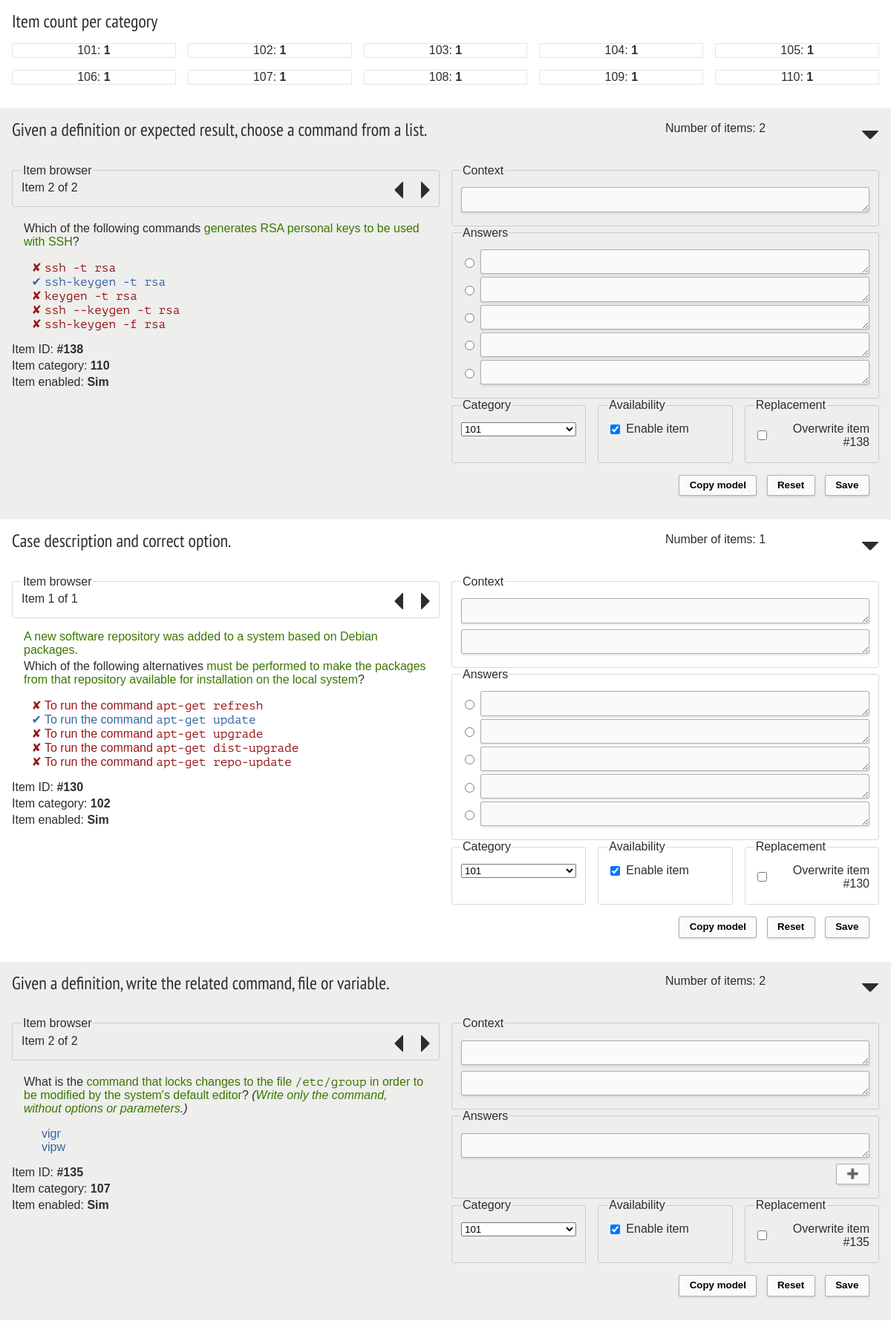
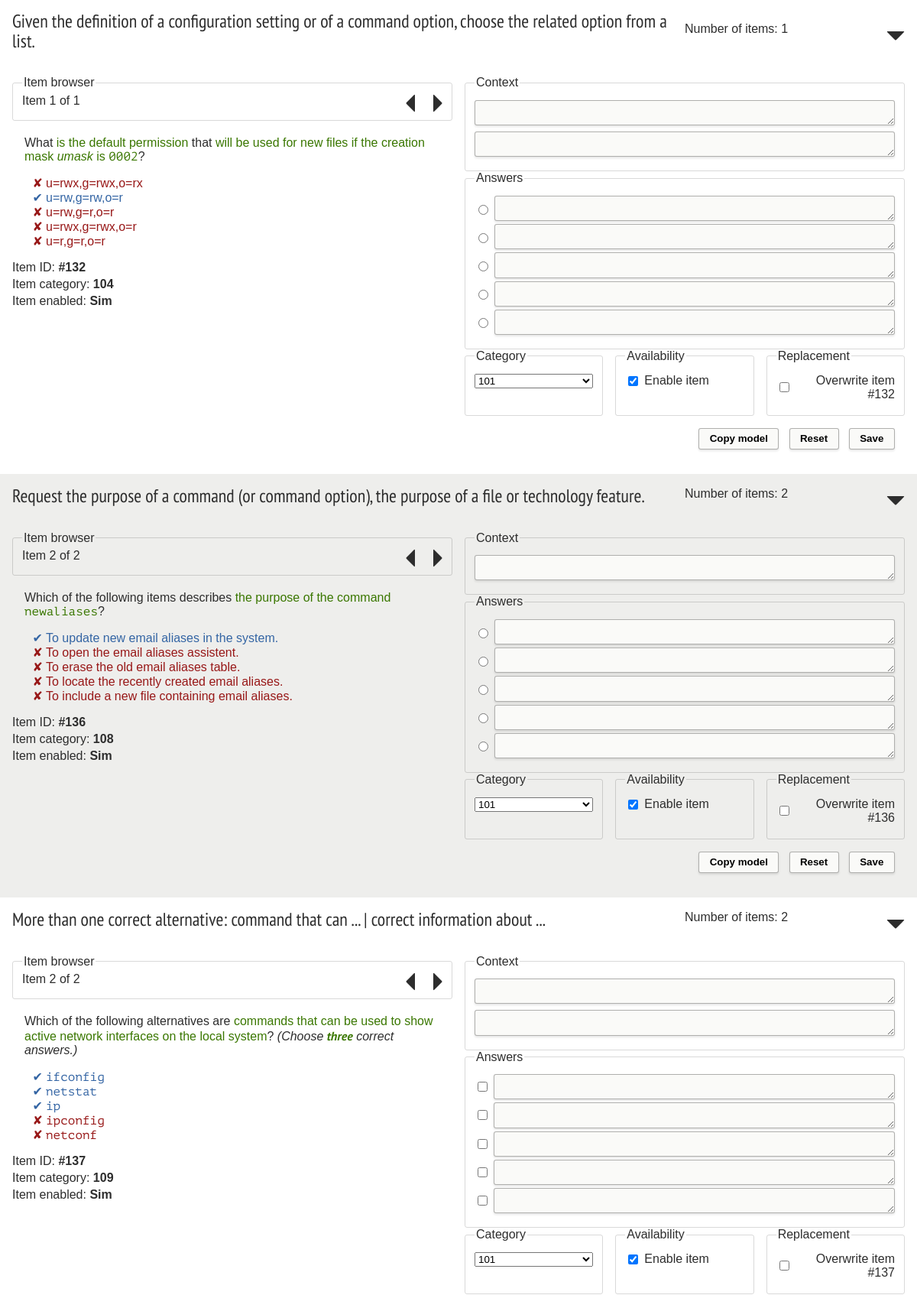
The page /editor/index.php (upper part) on the database its author committed (2 pictures, top to bottom).
### tables this page shows
CREATE TABLE `templates` (
  `id` int(10) UNSIGNED NOT NULL,
  `lang` enum('pt_BR','en') NOT NULL,
  `descr` longtext NOT NULL,
  `fixed` text NOT NULL COMMENT 'HTML markup',
  `list` tinyint(3) UNSIGNED NOT NULL DEFAULT '5' COMMENT 'How many items to choose from',
  `many` tinyint(3) UNSIGNED NOT NULL DEFAULT '0' COMMENT 'Allowed to choose many answers'
);

### editor/output.php (called while the page is built, shortened)
<?php
class Output {
  private $client;
  function __construct($client) {
    $this->client = $client;
  }
  function template($filename, $data){
    $data = $data + array('client_uri' => $this->client);
    include $this->client . '/' . $filename;
  }
}
?>

### editor/index.php (called while the page is built, shortened)
<?php
include 'config.php';
include 'lang.php';
$pdo = new PDO("mysql:host=".$CONFIG['db_host'].";dbname=".$CONFIG['db_name'], $CONFIG['db_user'], $CONFIG['db_pass'], array(PDO::MYSQL_ATTR_INIT_COMMAND => "SET NAMES utf8"));
include 'model.php';
$model = new Model($pdo);
include 'output.php';
$output = new Output($CONFIG['client_dir']);
switch (strtolower($_SERVER['REQUEST_METHOD'])){
  case 'get':
    $output->template("editor.php", array(
      'txt' => $LANG[$CONFIG['lang']],
      'items_per_cat' => $model->count_items_per_cat($CONFIG['lang']),
      'templates' => $model->read_templates($CONFIG['lang']),
      'categories' => $model->read_categories(),
      'template_items' => $model->read_template_items(0, $CONFIG['lang'])
    ));
  break;
}
?>

### editor/model.php (called while the page is built, shortened)
<?php
class Model {
  private $pdo;
  function __construct($pdo) {
    $this->pdo = $pdo;
  }
  function read_categories(){
    $sta = $this->pdo->prepare("SELECT `id`,`cat` FROM `categories`");
    $sta->execute();
    $result = $sta->fetchAll(PDO::FETCH_ASSOC);
    return $result;
  }
  function count_items_per_cat($lang){
    $sta = $this->pdo->prepare("SELECT c.`cat` AS name, s.`count` FROM (SELECT COUNT(i.`id`) AS count, i.`cat_id` FROM `items` i INNER JOIN `templates` t ON t.`id` = i.`template_id` WHERE t.`lang` = :lang GROUP BY i.`cat_id`) s INNER JOIN `categories` c ON c.`id` = s.`cat_id`");
    $sta->execute(array("lang" => $lang));
    $result = $sta->fetchAll(PDO::FETCH_ASSOC);
    return $result;
  }
  function read_templates($lang){
    $sta = $this->pdo->prepare("SELECT t.`id` AS template_id,t.`lang`,t.`descr`,t.`fixed`,t.`list`,t.`many`,s.`template_item_count`,s.`item_id`,i.`contents`,i.`enabled` AS item_enabled,c.`id` AS item_cat_id,c.`cat` AS item_cat FROM (SELECT COUNT(i.`id`) AS template_item_count, MAX(i.`id`) AS item_id, i.`template_id` FROM `items` i GROUP BY i.`template_id`) s INNER JOIN `templates` t ON t.`id` = s.`template_id` INNER JOIN `items` i ON i.`id` = s.`item_id` INNER JOIN `categories` c ON c.`id` = i.`cat_id` WHERE t.`lang` = :lang");
    $sta->execute(array("lang" => $lang));
    $result = $sta->fetchAll(PDO::FETCH_ASSOC);
    return $result;
  }
}
?>

### editor/client/editor.php (the view, shortened to what this page needs)
<!DOCTYPE HTML>
<html>
<head>
<link rel="stylesheet" href="<?php echo $data['client_uri']; ?>/fonts.css">
<link rel="stylesheet" href="<?php echo $data['client_uri']; ?>/editor.css">
</head>
<body>
<div id="top">
<h2><?php echo $data['txt']['item_count_per_category']; ?></h2>
<ul id="item_count">
<?php foreach ( $data['items_per_cat'] as $cat ): ?>
<li><?php echo $cat["name"]; ?>: <strong><?php echo $cat["count"]; ?></strong></li>
<?php endforeach; ?>
</ul>
</div>
<?php foreach ( $data['templates'] as $template ): ?>
<div class="editor" data-template-id="<?php echo $template['template_id']; ?>" data-template-item-count="<?php echo $template['template_item_count']; ?>" data-lang="<?php echo $template['lang']; ?>" data-list="<?php echo $template['list']; ?>" data-many="<?php echo $template['many']; ?>" data-item-id="<?php echo $template['item_id']; ?>" data-item-cat-id="<?php echo $template['item_cat_id']; ?>" data-item-cat="<?php echo $template['item_cat']; ?>" data-item-enabled="<?php echo $template['item_enabled']; ?>">
<div class="header">
<h2><?php echo $template['descr']; ?></h2>
<div class="tools">
<ul>
<li><?php echo $data['txt']['category_item_count']; ?> <span class="template_item_count"><?php echo $template['template_item_count']; ?></span></li>
<li><a href="#<?php echo $template['template_id']; ?>" data-template-id="<?php echo $template['template_id']; ?>" class="toggle_editor" data-visible="1"><img src="<?php echo $data['client_uri']; ?>/images/arrow_left.svg" alt="Toggle" /></a></li>
</ul>
</div>
</div>
<div class="body" data-visible="1" data-template-id="<?php echo $template['template_id']; ?>">
<div class="info">
<fieldset class="nav">
<legend><?php echo $data['txt']['item_browser']; ?></legend>
<ul class="item_nav">
<li><?php echo $data['txt']['item_browser_item']; ?> <span class="item_pos"><?php echo $template['template_item_count']; ?></span> <?php echo $data['txt']['item_browser_of']; ?> <span class="template_item_count"><?php echo $template['template_item_count']; ?></span></li>
<li><a href="#prev" data-action="index.php?label=item" data-key="" data-template-id="<?php echo $template['template_id']; ?>" class="item_nav_prev"><img src="<?php echo $data['client_uri']; ?>/images/arrow_left.svg" alt="<?php echo $data['txt']['previous']; ?>" /></a></li>
<li><a href="#next" data-action="index.php?label=item" data-key="" data-template-id="<?php echo $template['template_id']; ?>" class="item_nav_next"><img src="<?php echo $data['client_uri']; ?>/images/arrow_left.svg" alt="<?php echo $data['txt']['next']; ?>" /></a></li>
</ul>
</fieldset>
<div class="fixed">
<?php echo $template['fixed']; ?>
</div>
<ul class="sample_answer">
</ul>
<p><?php echo $data['txt']['item_id']; ?> <strong>#<span data-id="item_id"></span></strong></p>
<p><?php echo $data['txt']['item_category']; ?> <strong><span data-id="item_cat" data-item-cat-id=""></span></strong></p>
<p><?php echo $data['txt']['item_enabled']; ?> <strong><span data-id="item_enabled" data-item-enabled=""></span></strong></p>
</div>
<div class="form_edit">
<form action="index.php?label=item_new">
<fieldset class="context">
<legend><?php echo $data['txt']['legend_context']; ?></legend>
</fieldset>
<fieldset class="answer">
<legend><?php echo $data['txt']['legend_answers']; ?></legend>
<?php if ( $template['list'] > 0 ): ?>
<ul>
<?php for($i = 0; $i < $template['list']; $i++): ?>
<li class="input_placing">
<?php if ( $template['many'] == 0 ): ?>
<input type="radio" name="correct" value="<?php echo $i; ?>" data-answer="<?php echo $i; ?>">
<?php else: ?>
<input type="checkbox" name="correct" value="<?php echo $i; ?>" data-answer="<?php echo $i; ?>">
<?php endif; ?>
<textarea lang="<?php echo $template['lang']; ?>" name="answer_<?php echo $i; ?>" data-answer="<?php echo $i; ?>"></textarea>
</li>
<?php endfor; ?>
</ul>
<?php else: ?>
<div class="written_answer"></div>
<p><input type="button" name="btnAddWritten" value="&#x2795;"></p>
<?php endif; ?>
</fieldset>
<div class="fieldset_placing">
<fieldset class="cat">
<legend><?php echo $data['txt']['legend_category']; ?></legend>
<p class="input_placing">
<select name="cat">
<?php foreach ($data['categories'] as $cat): ?>
<option value="<?php echo $cat['id']; ?>"><?php echo $cat['cat']; ?></option>
<?php endforeach; ?>
</select>
</p>
</fieldset>
<fieldset class="enabled">
<legend><?php echo $data['txt']['legend_availability']; ?></legend>
<p class="input_placing">
<input type="checkbox" name="enabled" checked data-item-id="<?php echo $template['item_id']; ?>" id="enabled_<?php echo $template['item_id']; ?>">
<label for="enabled_<?php echo $template['item_id']; ?>"><?php echo $data['txt']['check_item_enabled']; ?></label>
</p>
</fieldset>
<fieldset class="overwrite">
<legend><?php echo $data['txt']['legend_replacement']; ?></legend>
<p class="input_placing">
<input type="checkbox" name="overwrite" data-item-id="<?php echo $template['item_id']; ?>" id="overwrite_<?php echo $template['item_id']; ?>" data-label="<?php echo $data['txt']['item_overwrite']; ?>">
<label for="overwrite_<?php echo $template['item_id']; ?>"><?php echo $data['txt']['item_overwrite']; ?><span data-id="item_id"><?php echo $template['item_id']; ?></span></label>
</p>
</fieldset>
</div>
<p><input type="button" name="btnCopy" value="<?php echo $data['txt']['button_copy']; ?>"><input type="reset" name="btnClean" value="<?php echo $data['txt']['button_clean']; ?>"><input type="submit" name="btnSave" value="<?php echo $data['txt']['button_save']; ?>"></p>
</form>
</div>
</div>
</div>
<?php endforeach; ?>
<template id="template_var">
<p class="input_placing"><textarea name="var"></textarea></p>
</template>
</body>
</html>

### editor/client/editor.css (style rules this page uses)
body { font-family: 'PT Sans', sans-serif; background-color: #fff; color: #2d2d2d; margin: 0; }
div#top { padding: 1em; }
ul#item_count { list-style-type: none; padding: 0; display: grid; grid-template-columns: repeat(5, 1fr); grid-template-rows: auto; justify-items: stretch; justify-content: stretch; grid-gap: 1em; }
ul#item_count li { border: 1px solid rgba(0,0,0,0.1); text-align: center; }
div.editor div.header { padding: 1em; display: grid; grid-template-columns: 3fr 1fr; grid-gap: 1em; }
div.editor div.header div.tools { display: grid; }
div.editor div.header div.tools ul , div.editor div.info ul.item_nav { display: flex; flex-direction: row; align-items: center; justify-content: flex-end; margin: 0; list-style-type: none; padding: 0; }
div.editor div.header div.tools ul li , div.editor div.info ul.item_nav li { flex-grow: 1; height: 24px; }
div.editor div.header div.tools ul li:last-child , div.editor div.info ul.item_nav li:nth-child(2) , div.editor div.info ul.item_nav li:nth-child(3) { flex-grow: 0; }
div.editor div.header div.tools ul li:last-child a , div.editor div.info ul.item_nav a.item_nav_prev , div.editor div.info ul.item_nav a.item_nav_next { height: 24px; width: 24px; }
div.editor div.info ul.item_nav a.item_nav_next img { transform: rotate(180deg); }
div.editor div.header div.tools ul li:last-child a[data-visible="1"] > img { animation-duration: 200ms; animation-name: toggleOpen; transform: rotate(-90deg); }
div.editor div.body { display: grid; grid-template-columns: 1fr 1fr; grid-gap: 1em; padding: 1em; }
div.editor:nth-child(even) { background-color: #eeeeec; }
div#top h2 , div.editor h2 { font-family: 'PT Sans Narrow'; font-weight: 400; margin: 0; line-height: 1.1em; }
div.editor div.info p { margin: 4px 0; }
div.editor div.fixed { padding: 1em 1em 0; }
div.editor div.fixed .var { color: #3a7701; }
div.editor div.info fieldset.nav , div.editor div.form_edit fieldset { border-radius: 3px; border: 1px solid rgba(0,0,0,0.15); margin: 0; }
div.editor div.form_edit fieldset > p, div.editor div.form_edit fieldset .written_answer > p, div.editor div.form_edit fieldset > ul { margin: 8px 0; }
div.editor div.form_edit .input_placing { display: flex; align-items: center; justify-content: flex-start; }
div.editor div.form_edit .input_placing input[type="radio"], div.editor div.form_edit .input_placing input[type="checkbox"] { margin-right: 8px; }
div.editor div.form_edit .input_placing textarea { flex-grow: 1; height: 1.2em; padding: 6px; font-size: 1rem; background-color: #fafaf8; border-radius: 3px; border: 1px solid rgba(0,0,0,0.3); box-shadow: 0 2px 3px rgba(0,0,0,0.1); }
div.editor div.form_edit .input_placing select { flex-grow: 1; }
div.editor div.form_edit .fieldset_placing { display: grid; grid-template-columns: 1fr 1fr 1fr; grid-column-gap: 1em; justify-items: stretch; align-items: stretch; }
div.editor div.form_edit ul { padding-left: 0; }
div.editor div.form_edit ul li { list-style-type: none; margin-bottom: 4px; }
div.editor div.form_edit ul li:last-child { margin-bottom: 0; }
div.editor div.form_edit p:last-child { text-align: right; }
div.editor input[type="button"], div.editor input[type="reset"], div.editor input[type="submit"] { background-color: #fafaf8; border-radius: 3px; border: 1px solid rgba(0,0,0,0.3); box-shadow: 0 2px 3px rgba(0,0,0,0.1); cursor: pointer; font-weight: bolder; padding: 0 1em; line-height: 2em; margin-right: 1em; }
div.editor fieldset input[type="button"] { margin: 0; }

### rows shown on the page
templates: descr "Given a definition or expected result, choose a command from a list.", category_item_count "Number of items:", template_item_count "2", item_browser "Item browser", item_browser_item "Item", item_browser_of "of", fixed "Which of the following commands generates RSA personal keys to be used with SSH ?", item_id "Item ID:", item_category "Item category:", item_enabled "Item enabled:", legend_context "Context", legend_answers "Answers", legend_category "Category", legend_availability "Availability", check_item_enabled "Enable item", legend_replacement "Replacement", item_overwrite "Overwrite item #", item_id "138"
templates: descr "Case description and correct option.", category_item_count "Number of items:", template_item_count "1", item_browser "Item browser", item_browser_item "Item", item_browser_of "of", item_id "Item ID:", item_category "Item category:", item_enabled "Item enabled:", legend_context "Context", legend_answers "Answers", legend_category "Category", legend_availability "Availability", check_item_enabled "Enable item", legend_replacement "Replacement", item_overwrite "Overwrite item #", item_id "130"
templates: descr "Given a definition, write the related command, file or variable.", category_item_count "Number of items:", template_item_count "2", item_browser "Item browser", item_browser_item "Item", item_browser_of "of", fixed "What is the command that locks changes to the file /etc/group in order to be modified by the system's default editor ? ( Write only the command, without options or parameters .)", item_id "Item ID:", item_category "Item category:", item_enabled "Item enabled:", legend_context "Context", legend_answers "Answers", legend_category "Category", legend_availability "Availability", check_item_enabled "Enable item", legend_replacement "Replacement", item_overwrite "Overwrite item #", item_id "135"
templates: descr "Given the definition of a configuration setting or of a command option, choose the related option from a list.", category_item_count "Number of items:", template_item_count "1", item_browser "Item browser", item_browser_item "Item", item_browser_of "of", fixed "What is the default permission that will be used for new files if the creation mask umask is 0002 ?", item_id "Item ID:", item_category "Item category:", item_enabled "Item enabled:", legend_context "Context", legend_answers "Answers", legend_category "Category", legend_availability "Availability", check_item_enabled "Enable item", legend_replacement "Replacement", item_overwrite "Overwrite item #", item_id "132"
templates: descr "Request the purpose of a command (or command option), the purpose of a file or technology feature.", category_item_count "Number of items:", template_item_count "2", item_browser "Item browser", item_browser_item "Item", item_browser_of "of", fixed "Which of the following items describes the purpose of the command newaliases ?", item_id "Item ID:", item_category "Item category:", item_enabled "Item enabled:", legend_context "Context", legend_answers "Answers", legend_category "Category", legend_availability "Availability", check_item_enabled "Enable item", legend_replacement "Replacement", item_overwrite "Overwrite item #", item_id "136"
templates: descr "More than one correct alternative: command that can ... | correct information about ...", category_item_count "Number of items:", template_item_count "2", item_browser "Item browser", item_browser_item "Item", item_browser_of "of", fixed "Which of the following alternatives are commands that can be used to show active network interfaces on the local system ? (Choose three correct answers.)", item_id "Item ID:", item_category "Item category:", item_enabled "Item enabled:", legend_context "Context", legend_answers "Answers", legend_category "Category", legend_availability "Availability", check_item_enabled "Enable item", legend_replacement "Replacement", item_overwrite "Overwrite item #", item_id "137"

### other values the page prints
$data['txt']['item_count_per_category'] "Item count per category"
$cat["name"] "101"
$cat["count"] "1"
$cat["name"] "102"
$cat["name"] "103"
$cat["name"] "104"
$cat["name"] "105"
$cat["name"] "106"
$cat["name"] "107"
$cat["name"] "108"
$cat["name"] "109"
$cat["name"] "110"
form field cat "101"
